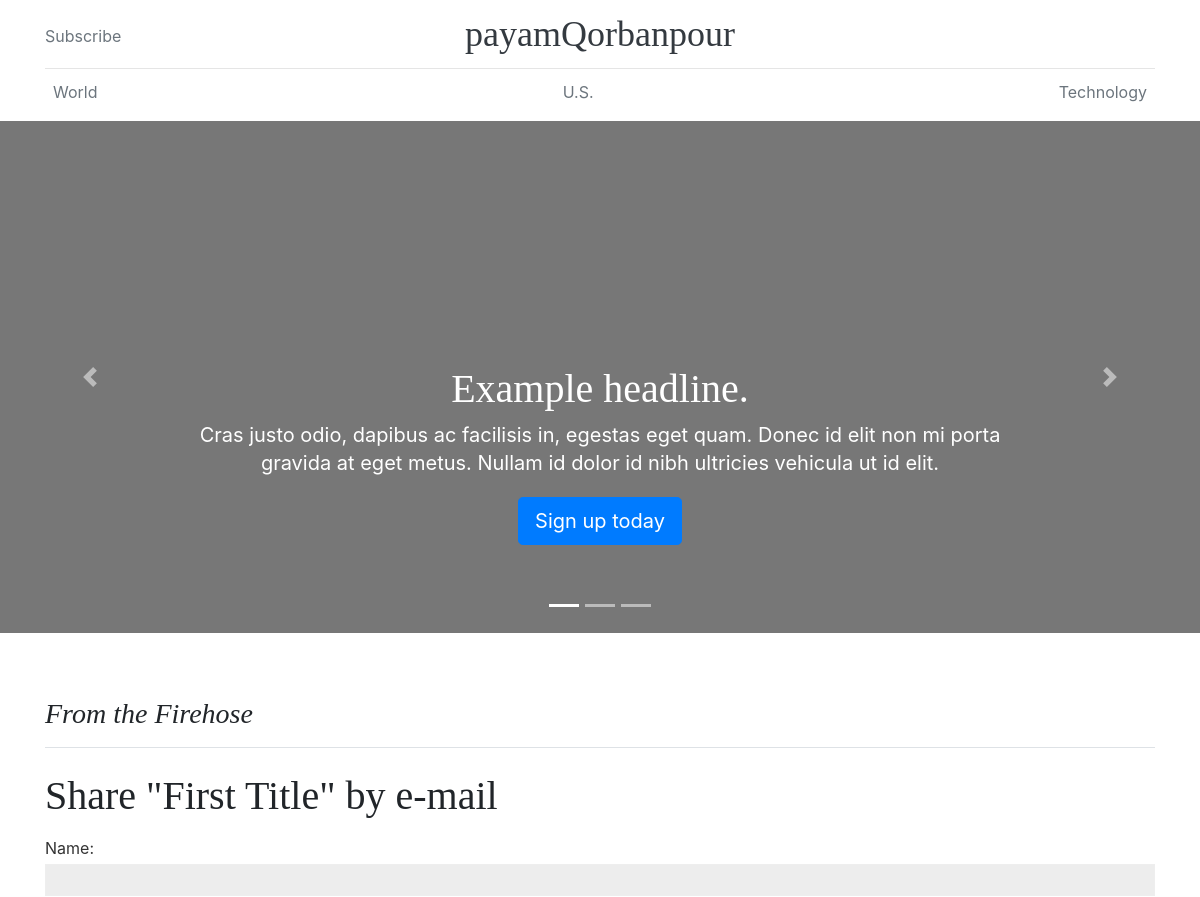
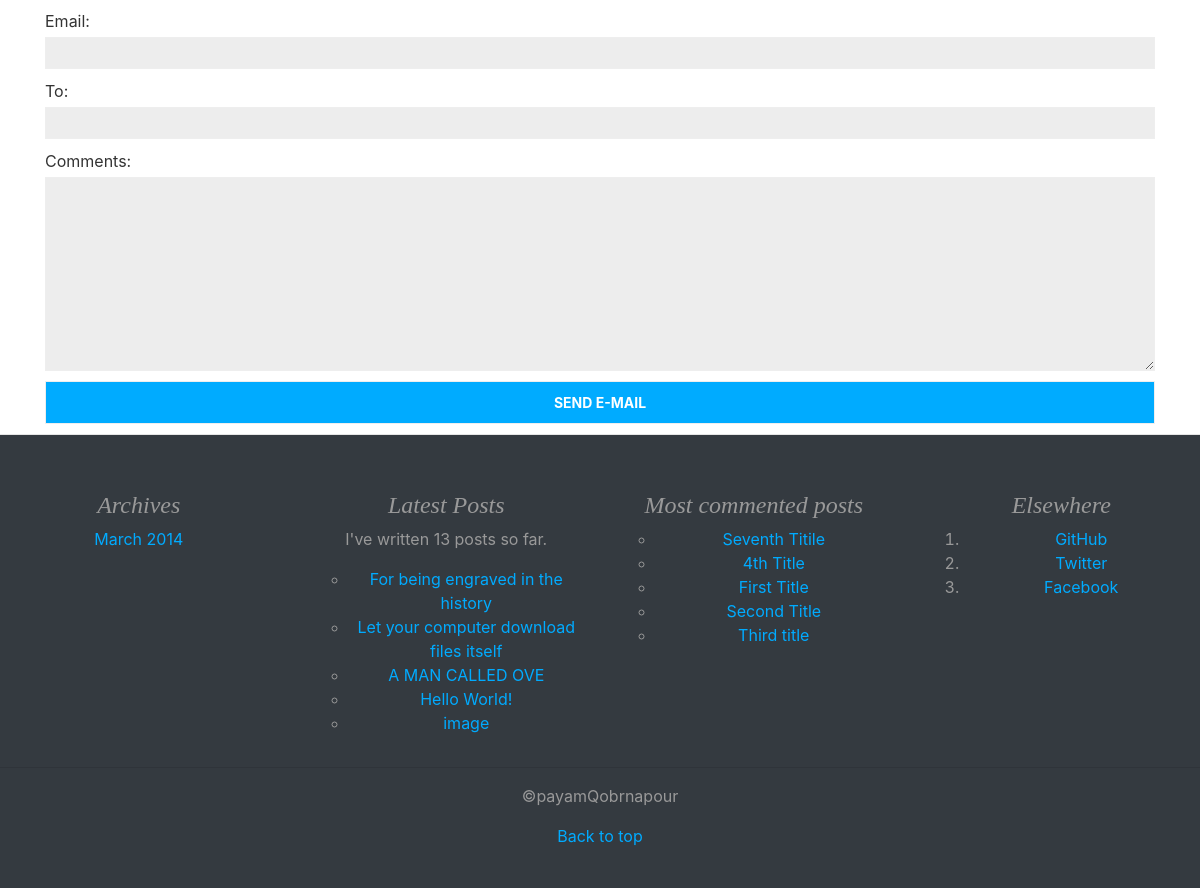
Screenshot of /blog/1/share/ with the database file from the repository (2 pictures, top to bottom).
### blog/models.py (models this page shows, shortened)
class Post(models.Model):
    STATUS_CHOICES = (
        ('draft', 'Draft'),
        ('published', 'Published'),
    )
    title = models.CharField(max_length=250)
    slug = models.SlugField(max_length=250, unique_for_date='publish')
    author = models.ForeignKey(User, related_name='blog_posts', on_delete=models.CASCADE)
    image = models.FileField(upload_to=uploadLocation, null=True, blank=True)
    body = models.TextField()
    tags = TaggableManager(blank=True, related_name='tags')
    publish = models.DateTimeField(default=timezone.now)
    created = models.DateTimeField(auto_now_add=True)
    updated = models.DateTimeField(auto_now=True)
    status = models.CharField(max_length=10, choices=STATUS_CHOICES, default='draft')
    objects = models.Manager()
    published = PublishedManager()
    class Meta:
        ordering = ('-publish',)
    def get_absolute_url(self):
        return reverse('blog:post_detail', args=[self.publish.year, self.publish.strftime('%m'), self.publish.strftime('%d'), self.slug])

### blog/views.py (the view)
# urls.py: url(r'^(?P<post_id>\d+)/share/$', views.post_share, name='post_share'),
def post_share(request, post_id):
    post = get_object_or_404(Post, id=post_id, status='published')
    sent = False
    if request.method == 'POST':
        form = EmailPostForm(request.POST)
        if form.is_valid():
            cd = form.cleaned_data
            post_url = request.build_absolute_uri(post.get_absolute_url())
            subject = '{} ({}) recommends you reading "{}"'.format(cd['name'], cd['email'], post.title)
            message = 'Read "{}" at {}\n\n{}\'s comments: {}'.format(post.title, post_url, cd['name'], cd['comments'])
            send_mail(subject, message, 'payamqorbanpour@gmail.com', [cd['to']])
            sent = True
    else:
        form = EmailPostForm()
    return render(request, 'blog/post/share.html', {'post': post, 'form': form, 'sent': sent})

### blog/forms.py
class EmailPostForm(forms.Form):
    name = forms.CharField(max_length=25)
    email = forms.EmailField()
    to = forms.EmailField()
    comments = forms.CharField(required=False, widget=forms.Textarea)

### blog/models.py (called while the page is built)
    def get_queryset(self):
        return super(PublishedManager, self).get_queryset().filter(status='published')

### blog/templatetags/blog_tags.py (called while the page is built)
@register.simple_tag
def total_posts():
    return Post.published.count()

@register.inclusion_tag('blog/post/latest_posts.html')
def show_latest_posts(count=5):
    latest_posts = Post.published.order_by('-publish')[:count]
    return {'latest_posts': latest_posts}

@register.simple_tag
def get_most_commented_posts(count=5):
    return Post.published.annotate(total_comments=Count('comments')).order_by('-total_comments')[:count]

### blog/templates/blog/post/share.html (shortened to what this page needs)
{% extends "blog/base.html" %}
{% block content %}
  {% if sent %}
    <h1>E-mail successfully sent</h1>
    <p>
      "{{ post.title }}" was successfully sent to {{ cd.to }}.
    </p>
  {% else %}
    <h1>Share "{{ post.title }}" by e-mail</h1>
    <form action="." method="post">
      {{ form.as_p }}
      <input type="submit" value="Send e-mail">
    </form>
  {% endif %}
{% endblock %}

### blog/templates/blog/base.html (shortened to what this page needs)
{% load blog_tags %}
{% load staticfiles %}
<!doctype html>
<html lang="en">
  <head>
    <link href="{% static "css/bootstrap.min.css" %}" rel="stylesheet">
    <link href= "{% static "css/blog.css" %}" rel="stylesheet">
    <link href= "{% static "css/carousel.css" %}" rel="stylesheet">
    <link rel="stylesheet" href="https://cdnjs.cloudflare.com/ajax/libs/font-awesome/4.7.0/css/font-awesome.min.css">
  </head>
  <body>
    <div class="container">
      <header class="blog-header py-3">
        <div class="row flex-nowrap justify-content-between align-items-center">
          <div class="col-4 pt-1">
            <a class="text-muted" href="{% url "blog:post_feed" %}">Subscribe</a>
          </div>
          <div class="col-4 text-center d-none d-sm-block">
            <a class="blog-header-logo text-dark" href="#">payamQorbanpour</a>
          </div>
          <div class="col-4 d-flex justify-content-end align-items-center">
          </div>
        </div>
      </header>
      <div class="nav-scroller py-1 mb-2">
        <nav class="nav d-flex justify-content-between">
          <a class="p-2 text-muted" href="#">World</a>
          <a class="p-2 text-muted" href="#">U.S.</a>
          <a class="p-2 text-muted" href="#">Technology</a>
        </nav>
      </div>
    </div>
      <div id="myCarousel" class="carousel slide" data-ride="carousel">
        <ol class="carousel-indicators">
          <li data-target="#myCarousel" data-slide-to="0" class="active"></li>
          <li data-target="#myCarousel" data-slide-to="1"></li>
          <li data-target="#myCarousel" data-slide-to="2"></li>
        </ol>
        <div class="carousel-inner">
          <div class="carousel-item active">
            <img class="first-slide" alt="First slide">
            <div class="container">
              <div class="carousel-caption text-center">
                <h1>Example headline.</h1>
                <p>Cras justo odio, dapibus ac facilisis in, egestas eget quam. Donec id elit non mi porta gravida at eget metus. Nullam id dolor id nibh ultricies vehicula ut id elit.</p>
                <p><a class="btn btn-lg btn-primary" href="#" role="button">Sign up today</a></p>
              </div>
            </div>
          </div>
        </div>
        <a class="carousel-control-prev" href="#myCarousel" role="button" data-slide="prev">
          <span class="carousel-control-prev-icon" aria-hidden="true"></span>
        </a>
        <a class="carousel-control-next" href="#myCarousel" role="button" data-slide="next">
          <span class="carousel-control-next-icon" aria-hidden="true"></span>
        </a>
      </div>
  <div class="container-fluid">
    <main role="main" class="container">
      <div class="row">
        <div class="col-md-12 blog-main">
          <h3 class="pb-3 mb-4 font-italic border-bottom">
            From the Firehose
          </h3>
          {% block content %}
          {% endblock %}
        </div>
      </div>
    </main>
    </div>
    <footer class="blog-footer bg-dark">
              <div class="row">
                <div class="col-3 p-3">
                  <h4 class="font-italic">Archives</h4>
                  <ol class="list-unstyled mb-0">
                    <li><a href="#">March 2014</a></li>
                  </ol>
                </div>
                <div class="col-3 p-3">
                  <h4 class="font-italic">Latest Posts</h4>
                  <ol class="list-unstyled mb-0">
                    <p>I've written {% total_posts %} posts so far.</p>
                    {% show_latest_posts 5 %}
                  </ol>
                </div>
                <div class="col-3 p-3">
                  <h4 class="font-italic">Most commented posts</h4>
                  {% get_most_commented_posts as most_commented_posts %}
                  <ol class="list-unstyled mb-0">
                    <ul>
                      {% for post in most_commented_posts %}
                        <li>
                          <a href="{{ post.get_absolute_url }}">{{ post.title }}</a>
                        </li>
                      {% endfor %}
                    </ul>
                  </ol>
                </div>
                <div class="col-3 p-3">
                  <h4 class="font-italic">Elsewhere</h4>
                  <ol class="Continuelist-unstyled">
                    <li><a href="#">GitHub</a></li>
                    <li><a href="#">Twitter</a></li>
                    <li><a href="#">Facebook</a></li>
                  </ol>
                </div>
              </div>
              <hr>
      <div class="">
        <p>
          &copy;payamQobrnapour
        </p>
        <p>
          <a id="back2Top" href="#">Back to top</a>
        </p>
      </div>
    </footer>
  </body>
</html>

### blog/templates/blog/post/latest_posts.html
<ul>
  {% for post in latest_posts %}
    <li>
      <a href="{{ post.get_absolute_url }}">{{ post.title }}</a>
    </li>
  {% endfor %}
</ul>

### blog/static/css/blog.css (style rules this page uses)
.blog-header { line-height: 1; border-bottom: 1px solid #e5e5e5; }
.blog-header-logo { font-family: "Playfair Display", Georgia, "Times New Roman", serif; font-size: 2.25rem; }
h1, h2, h3, h4, h5, h6 { font-family: "Playfair Display", Georgia, "Times New Roman", serif; }
.nav-scroller { position: relative; z-index: 2; height: 2.75rem; overflow-y: hidden; }
.nav-scroller .nav { display: -ms-flexbox; display: flex; -ms-flex-wrap: nowrap; flex-wrap: nowrap; padding-bottom: 1rem; margin-top: -1px; overflow-x: auto; text-align: center; white-space: nowrap; -webkit-overflow-scrolling: touch; }
.border-bottom { border-bottom: 1px solid #e5e5e5; }
a { color:#00abff; text-decoration:none; }
label { float:left; clear:both; color:#333; margin-bottom:4px; }
input, textarea { clear:both; float:left; margin:0 0 10px; background:#ededed; border:0.5px solid #eee; padding:6px 10px; font-size:12px; min-width: 100%; }
input[type=submit] { font-weight:bold; background:#00abff; color:#fff; padding:10px 20px; font-size:14px; text-transform:uppercase; }
.blog-footer { padding: 2.5rem 0; color: #999; text-align: center; background-color: #f9f9f9; border-top: .05rem solid #e5e5e5; }
.blog-footer p:last-child { margin: 0; }

### blog/static/css/carousel.css (style rules this page uses)
.carousel { margin-bottom: 4rem; }
.carousel-caption { bottom: 3rem; z-index: 10; }
.carousel-item { height: 32rem; background-color: #777; }
.carousel-item > img { position: absolute; top: 0; left: 0; min-width: 100%; height: 32rem; }
@media (min-width: 40em) { .carousel-caption p { margin-bottom: 1.25rem; font-size: 1.25rem; line-height: 1.4; } }

### rows the page displays
Post: title "First Title"
Post: title "For being engraved in the history"
Post: title "Let your computer download files itself"
Post: title "A MAN CALLED OVE"
Post: title "Hello World!"
Post: title "image"
Post: title "Seventh Titile"
Post: title "4th Title"
Post: title "Second Title"
Post: title "Third title"
